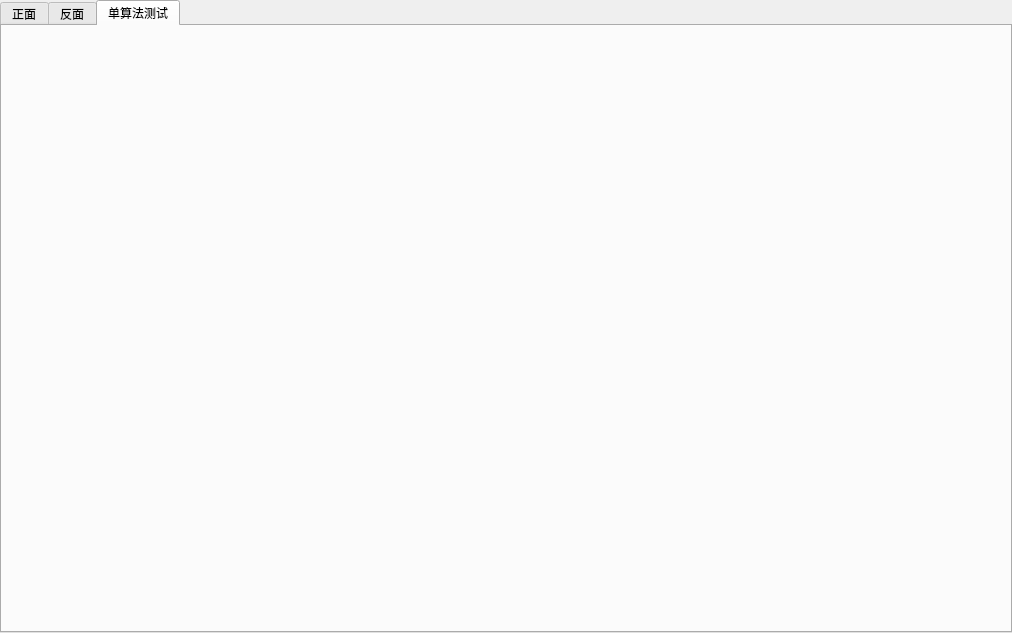
<?xml version="1.0" encoding="UTF-8"?>
<ui version="4.0">
 <class>totalAlg</class>
 <widget class="QWidget" name="totalAlg">
  <property name="geometry">
   <rect>
    <x>0</x>
    <y>0</y>
    <width>1012</width>
    <height>633</height>
   </rect>
  </property>
  <property name="windowTitle">
   <string>Form</string>
  </property>
  <layout class="QHBoxLayout" name="horizontalLayout">
   <property name="spacing">
    <number>0</number>
   </property>
   <property name="leftMargin">
    <number>0</number>
   </property>
   <property name="topMargin">
    <number>0</number>
   </property>
   <property name="rightMargin">
    <number>0</number>
   </property>
   <property name="bottomMargin">
    <number>0</number>
   </property>
   <item>
    <widget class="QTabWidget" name="tabWidget">
     <property name="currentIndex">
      <number>2</number>
     </property>
     <widget class="QWidget" name="tab">
      <attribute name="title">
       <string>正面</string>
      </attribute>
      <layout class="QHBoxLayout" name="horizontalLayout_2">
       <property name="spacing">
        <number>0</number>
       </property>
       <property name="leftMargin">
        <number>0</number>
       </property>
       <property name="topMargin">
        <number>0</number>
       </property>
       <property name="rightMargin">
        <number>0</number>
       </property>
       <property name="bottomMargin">
        <number>0</number>
       </property>
       <item>
        <layout class="QVBoxLayout" name="lay_obver"/>
       </item>
      </layout>
     </widget>
     <widget class="QWidget" name="tab_2">
      <attribute name="title">
       <string>反面</string>
      </attribute>
      <layout class="QHBoxLayout" name="horizontalLayout_4">
       <property name="spacing">
        <number>0</number>
       </property>
       <property name="leftMargin">
        <number>0</number>
       </property>
       <property name="topMargin">
        <number>0</number>
       </property>
       <property name="rightMargin">
        <number>0</number>
       </property>
       <property name="bottomMargin">
        <number>0</number>
       </property>
       <item>
        <layout class="QHBoxLayout" name="lay_rever"/>
       </item>
      </layout>
     </widget>
     <widget class="QWidget" name="tab_3">
      <attribute name="title">
       <string>单算法测试</string>
      </attribute>
      <layout class="QVBoxLayout" name="verticalLayout">
       <property name="spacing">
        <number>0</number>
       </property>
       <property name="leftMargin">
        <number>0</number>
       </property>
       <property name="topMargin">
        <number>0</number>
       </property>
       <property name="rightMargin">
        <number>0</number>
       </property>
       <property name="bottomMargin">
        <number>0</number>
       </property>
       <item>
        <layout class="QHBoxLayout" name="lay_test"/>
       </item>
      </layout>
     </widget>
    </widget>
   </item>
  </layout>
 </widget>
 <resources/>
 <connections/>
</ui>
